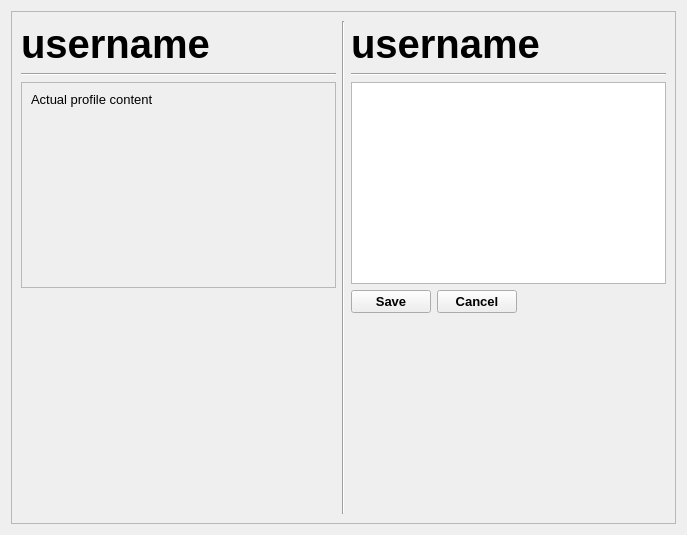
<?xml version="1.0" encoding="UTF-8"?>
<ui version="4.0">
 <class>ProfileEditorWidget</class>
 <widget class="QWidget" name="ProfileEditorWidget">
  <property name="geometry">
   <rect>
    <x>0</x>
    <y>0</y>
    <width>687</width>
    <height>535</height>
   </rect>
  </property>
  <property name="windowTitle">
   <string notr="true">Form</string>
  </property>
  <layout class="QHBoxLayout" name="horizontalLayout_3">
   <item>
    <widget class="QFrame" name="generalFrame">
     <property name="maximumSize">
      <size>
       <width>1000</width>
       <height>16777215</height>
      </size>
     </property>
     <property name="frameShape">
      <enum>QFrame::Shape::StyledPanel</enum>
     </property>
     <property name="frameShadow">
      <enum>QFrame::Shadow::Raised</enum>
     </property>
     <layout class="QHBoxLayout" name="horizontalLayout">
      <item>
       <layout class="QVBoxLayout" name="oldProfileLayout">
        <item>
         <widget class="QLabel" name="usernameLabel_1">
          <property name="font">
           <font>
            <family>Arial</family>
            <pointsize>30</pointsize>
            <bold>true</bold>
           </font>
          </property>
          <property name="text">
           <string notr="true">username</string>
          </property>
         </widget>
        </item>
        <item>
         <widget class="Line" name="horizontalLine_1">
          <property name="orientation">
           <enum>Qt::Orientation::Horizontal</enum>
          </property>
         </widget>
        </item>
        <item>
         <widget class="QScrollArea" name="scrollArea">
          <property name="widgetResizable">
           <bool>true</bool>
          </property>
          <widget class="QWidget" name="scrollAreaWidgetContents">
           <property name="geometry">
            <rect>
             <x>0</x>
             <y>0</y>
             <width>310</width>
             <height>197</height>
            </rect>
           </property>
           <layout class="QVBoxLayout" name="verticalLayout_2">
            <item>
             <widget class="QLabel" name="profileContentLabel">
              <property name="font">
               <font>
                <family>Arial</family>
                <pointsize>10</pointsize>
                <bold>false</bold>
               </font>
              </property>
              <property name="text">
               <string notr="true">Actual profile content</string>
              </property>
              <property name="alignment">
               <set>Qt::AlignmentFlag::AlignLeading|Qt::AlignmentFlag::AlignLeft|Qt::AlignmentFlag::AlignTop</set>
              </property>
              <property name="wordWrap">
               <bool>true</bool>
              </property>
             </widget>
            </item>
           </layout>
          </widget>
         </widget>
        </item>
        <item>
         <spacer name="horizontalSpacer_1">
          <property name="orientation">
           <enum>Qt::Orientation::Horizontal</enum>
          </property>
          <property name="sizeHint" stdset="0">
           <size>
            <width>40</width>
            <height>20</height>
           </size>
          </property>
         </spacer>
        </item>
        <item>
         <spacer name="verticalSpacer_1">
          <property name="orientation">
           <enum>Qt::Orientation::Vertical</enum>
          </property>
          <property name="sizeHint" stdset="0">
           <size>
            <width>20</width>
            <height>40</height>
           </size>
          </property>
         </spacer>
        </item>
       </layout>
      </item>
      <item>
       <widget class="Line" name="verticalLine">
        <property name="orientation">
         <enum>Qt::Orientation::Vertical</enum>
        </property>
       </widget>
      </item>
      <item>
       <layout class="QVBoxLayout" name="newProfileLayout">
        <item>
         <widget class="QLabel" name="usernameLabel_2">
          <property name="font">
           <font>
            <family>Arial</family>
            <pointsize>30</pointsize>
            <bold>true</bold>
           </font>
          </property>
          <property name="text">
           <string notr="true">username</string>
          </property>
         </widget>
        </item>
        <item>
         <widget class="Line" name="horizontalLine_2">
          <property name="orientation">
           <enum>Qt::Orientation::Horizontal</enum>
          </property>
         </widget>
        </item>
        <item>
         <widget class="QPlainTextEdit" name="profileContentTextEdit">
          <property name="font">
           <font>
            <family>Arial</family>
            <pointsize>11</pointsize>
           </font>
          </property>
          <property name="horizontalScrollBarPolicy">
           <enum>Qt::ScrollBarPolicy::ScrollBarAsNeeded</enum>
          </property>
          <property name="sizeAdjustPolicy">
           <enum>QAbstractScrollArea::SizeAdjustPolicy::AdjustIgnored</enum>
          </property>
          <property name="plainText">
           <string/>
          </property>
          <property name="placeholderText">
           <string>Write your new profile here</string>
          </property>
         </widget>
        </item>
        <item>
         <layout class="QHBoxLayout" name="optionsLayout">
          <item>
           <layout class="QHBoxLayout" name="buttonsLayout">
            <item>
             <widget class="QPushButton" name="saveButton">
              <property name="sizePolicy">
               <sizepolicy hsizetype="Expanding" vsizetype="Fixed">
                <horstretch>0</horstretch>
                <verstretch>0</verstretch>
               </sizepolicy>
              </property>
              <property name="font">
               <font>
                <family>Arial</family>
                <pointsize>10</pointsize>
                <bold>true</bold>
               </font>
              </property>
              <property name="text">
               <string>Save</string>
              </property>
             </widget>
            </item>
            <item>
             <widget class="QPushButton" name="cancelButton">
              <property name="sizePolicy">
               <sizepolicy hsizetype="Expanding" vsizetype="Fixed">
                <horstretch>0</horstretch>
                <verstretch>0</verstretch>
               </sizepolicy>
              </property>
              <property name="font">
               <font>
                <family>Arial</family>
                <pointsize>10</pointsize>
                <bold>true</bold>
               </font>
              </property>
              <property name="text">
               <string>Cancel</string>
              </property>
             </widget>
            </item>
           </layout>
          </item>
          <item>
           <spacer name="horizontalSpacer_2">
            <property name="orientation">
             <enum>Qt::Orientation::Horizontal</enum>
            </property>
            <property name="sizeType">
             <enum>QSizePolicy::Policy::Expanding</enum>
            </property>
            <property name="sizeHint" stdset="0">
             <size>
              <width>40</width>
              <height>20</height>
             </size>
            </property>
           </spacer>
          </item>
         </layout>
        </item>
        <item>
         <spacer name="verticalSpacer_2">
          <property name="orientation">
           <enum>Qt::Orientation::Vertical</enum>
          </property>
          <property name="sizeHint" stdset="0">
           <size>
            <width>20</width>
            <height>40</height>
           </size>
          </property>
         </spacer>
        </item>
       </layout>
      </item>
     </layout>
    </widget>
   </item>
  </layout>
 </widget>
 <resources/>
 <connections/>
</ui>
